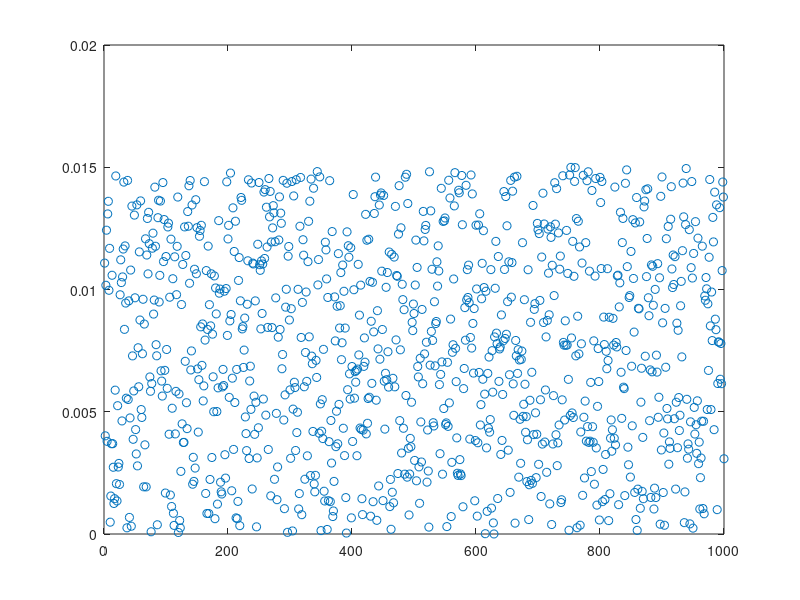

This figure's MATLAB source:
function StdpInhib2

N=1000     % num neurons
NIn=200;
M=0;
P=zeros(1,N);
CTime=20;
APlus=0.005;
B=1.05;
AMin=B*APlus;
Tau_Min=20;
Tau_Plus=20;
EEx=0;
EIn=-70;
Tau_m=20;
VThresh=-54;
VReset=-60;
VRest=-74;
gmax=0.015;
Tau_ex=5;
Tau_in=5;
tau=20;
MaxT=1000;
g_inmax=0.05;

TSincePost=100;  %**Check
V(1)=VRest;

%rates=GetRates(N);
rates=GetRates2(N);
for i=1:N
    TToNext(i)=GetSpikeT(rates(i)/1000);
    TSincePre(i)=100;
end
for i=1:NIn
    TToNextIn(i)=GetSpikeT(0.01);
end

g=gmax*(rand(1,N));     %Check**
g_ex(1)=0;
g_in(1)=0;
IntCounter=GetNewInterval(CTime);
for t=1:MaxT
    %g_ex(t)=0;
    %g_in(t)=0;
    %t
    for i=1:N
        if(TToNext(i)<=0) 
            g(i)=g(i)-gmax*M;
            if(g(i)<0) g(i)=0; end;
            P(i)=P(i)+APlus;
            TSincePre(i)=0;
            TToNext(i)=GetSpikeT(rates(i)/1000);
             g_ex(t)=g_ex(t)+g(i);
         else
            TSincePre(i)=TSincePre(i)+1;
            TToNext(i)=TToNext(i)-1;
         end        
    end
    %if(t>0) g_ex(t)=g_ex(t)-g_ex(t)/Tau_ex; end;
    
    for i=1:NIn
        if(TToNextIn(i)<=0) 
            g_in(t)=g_in(t)+g_inmax;
            TToNextIn(i)=GetSpikeT(0.01);
        else
            TToNextIn(i)=TToNextIn(i)-1;
        end
    end    
    %g_in(t)=g_in(t)-g_in(t)/Tau_in;
   % length(find(TToNext==0))
    TSincePost=TSincePost+1;   % Check ****
    g_ex;
    V(t+1)=V(t)+(VRest-V(t)+g_ex(t)*(EEx-V(t))+g_in(t)*(EIn-V(t)))/Tau_m;
    if(V(t+1)>VThresh)
        V(t+1)=VReset;
        %PostSpike=1;
        TSincePost=0; %Check****
        M=M-AMin;
        for i=1:N
            g(i)=g(i)+gmax*P(i);
            if(g(i)>gmax) g(i)=gmax; end;
        end
    end
    
    if(t>0)
       g_ex(t+1)=g_ex(t)-g_ex(t)/Tau_ex;
       g_in(t+1)=g_in(t)-g_in(t)/Tau_in;
       M=M-M/tau;
       P=P-P/tau;
    end

    if(IntCounter<=0)
        IntCounter=GetNewInterval(CTime);
		  rates=GetRates2(N);
    else 
        IntCounter=IntCounter-1;
    end
    if(mod(t,1000)==0)
       keyboard;
       t
    end
end
plot(g,'o')
keyboard

function[t]=GetSpikeT(r)
t=round(GetRndExp(1/r));

function[t]=GetNewInterval(c)
t=round(GetRndExp(c));

function[t]=GetRndExp(c);
t=-log(rand)*c;

function[r]=GetRates(N)
added=randn;
RatesCorr=10*(1+0.3*randn(1,N/2)+0.3*added);     %Poss Change***
bads=find(RatesCorr<=0);
while(length(bads)>0)
    RatesCorr(bads)=10*(1+0.3*randn(1,length(bads))+0.3*added); 
    bads=find(RatesCorr<=0);
end
    
RatesUnCorr=10*(1+0.3*sqrt(2)*randn(1,N/2));    %Poss Change ***
bads=find(RatesUnCorr<=0);
while(length(bads)>0)
    RatesUnCorr(bads)=10*(1+0.3*sqrt(2)*randn(1,length(bads))); 
    bads=find(RatesUnCorr<=0);
end
r=[RatesCorr RatesUnCorr];

function[r]=GetRates2(N)
    
RatesUnCorr=10*(1+0.3*sqrt(2)*randn(1,N));    %Poss Change ***
bads=find(RatesUnCorr<=0);
while(length(bads)>0)
    RatesUnCorr(bads)=10*(1+0.3*sqrt(2)*randn(1,length(bads))); 
    bads=find(RatesUnCorr<=0);
end
r=[RatesUnCorr];